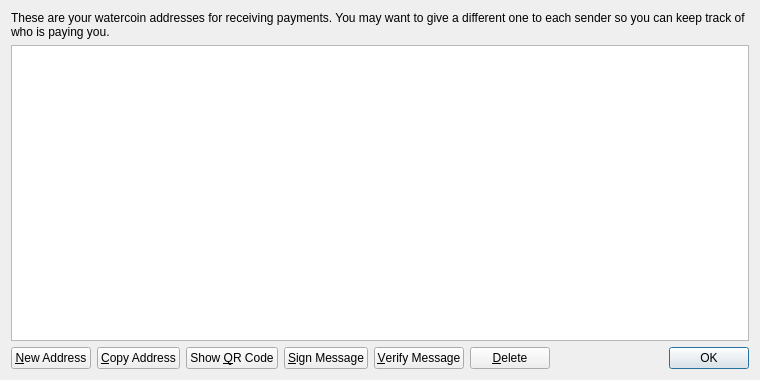
<?xml version="1.0" encoding="UTF-8"?>
<ui version="4.0">
 <class>AddressBookPage</class>
 <widget class="QWidget" name="AddressBookPage">
  <property name="geometry">
   <rect>
    <x>0</x>
    <y>0</y>
    <width>760</width>
    <height>380</height>
   </rect>
  </property>
  <property name="windowTitle">
   <string>Address Book</string>
  </property>
  <layout class="QVBoxLayout" name="verticalLayout">
   <item>
    <widget class="QLabel" name="labelExplanation">
     <property name="text">
      <string>These are your watercoin addresses for receiving payments. You may want to give a different one to each sender so you can keep track of who is paying you.</string>
     </property>
     <property name="textFormat">
      <enum>Qt::PlainText</enum>
     </property>
     <property name="wordWrap">
      <bool>true</bool>
     </property>
    </widget>
   </item>
   <item>
    <widget class="QTableView" name="tableView">
     <property name="contextMenuPolicy">
      <enum>Qt::CustomContextMenu</enum>
     </property>
     <property name="toolTip">
      <string>Double-click to edit address or label</string>
     </property>
     <property name="tabKeyNavigation">
      <bool>false</bool>
     </property>
     <property name="alternatingRowColors">
      <bool>true</bool>
     </property>
     <property name="selectionMode">
      <enum>QAbstractItemView::SingleSelection</enum>
     </property>
     <property name="selectionBehavior">
      <enum>QAbstractItemView::SelectRows</enum>
     </property>
     <property name="sortingEnabled">
      <bool>true</bool>
     </property>
     <attribute name="verticalHeaderVisible">
      <bool>false</bool>
     </attribute>
    </widget>
   </item>
   <item>
    <layout class="QHBoxLayout" name="horizontalLayout">
     <item>
      <widget class="QPushButton" name="newAddressButton">
       <property name="toolTip">
        <string>Create a new address</string>
       </property>
       <property name="text">
        <string>&amp;New Address</string>
       </property>
       <property name="icon">
        <iconset resource="../bitcoin.qrc">
         <normaloff>:/icons/add</normaloff>:/icons/add</iconset>
       </property>
      </widget>
     </item>
     <item>
      <widget class="QPushButton" name="copyToClipboard">
       <property name="toolTip">
        <string>Copy the currently selected address to the system clipboard</string>
       </property>
       <property name="text">
        <string>&amp;Copy Address</string>
       </property>
       <property name="icon">
        <iconset resource="../bitcoin.qrc">
         <normaloff>:/icons/editcopy</normaloff>:/icons/editcopy</iconset>
       </property>
      </widget>
     </item>
     <item>
      <widget class="QPushButton" name="showQRCode">
       <property name="text">
        <string>Show &amp;QR Code</string>
       </property>
       <property name="icon">
        <iconset resource="../bitcoin.qrc">
         <normaloff>:/icons/qrcode</normaloff>:/icons/qrcode</iconset>
       </property>
      </widget>
     </item>
     <item>
      <widget class="QPushButton" name="signMessage">
       <property name="toolTip">
        <string>Sign a message to prove you own a Bitcoin address</string>
       </property>
       <property name="text">
        <string>&amp;Sign Message</string>
       </property>
       <property name="icon">
        <iconset resource="../bitcoin.qrc">
         <normaloff>:/icons/edit</normaloff>:/icons/edit</iconset>
       </property>
      </widget>
     </item>
     <item>
      <widget class="QPushButton" name="verifyMessage">
       <property name="toolTip">
        <string>Verify a message to ensure it was signed with a specified Bitcoin address</string>
       </property>
       <property name="text">
        <string>&amp;Verify Message</string>
       </property>
       <property name="icon">
        <iconset resource="../bitcoin.qrc">
         <normaloff>:/icons/transaction_0</normaloff>:/icons/transaction_0</iconset>
       </property>
      </widget>
     </item>
     <item>
      <widget class="QPushButton" name="deleteButton">
       <property name="toolTip">
        <string>Delete the currently selected address from the list. Only sending addresses can be deleted.</string>
       </property>
       <property name="text">
        <string>&amp;Delete</string>
       </property>
       <property name="icon">
        <iconset resource="../bitcoin.qrc">
         <normaloff>:/icons/remove</normaloff>:/icons/remove</iconset>
       </property>
      </widget>
     </item>
     <item>
      <spacer name="horizontalSpacer">
       <property name="orientation">
        <enum>Qt::Horizontal</enum>
       </property>
       <property name="sizeHint" stdset="0">
        <size>
         <width>40</width>
         <height>20</height>
        </size>
       </property>
      </spacer>
     </item>
     <item>
      <widget class="QDialogButtonBox" name="buttonBox">
       <property name="sizePolicy">
        <sizepolicy hsizetype="Maximum" vsizetype="Fixed">
         <horstretch>0</horstretch>
         <verstretch>0</verstretch>
        </sizepolicy>
       </property>
       <property name="standardButtons">
        <set>QDialogButtonBox::Ok</set>
       </property>
      </widget>
     </item>
    </layout>
   </item>
  </layout>
 </widget>
 <resources>
  <include location="../bitcoin.qrc"/>
 </resources>
 <connections/>
</ui>
